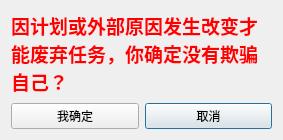
<?xml version="1.0" encoding="UTF-8"?>
<ui version="4.0">
 <class>Dialog</class>
 <widget class="QDialog" name="Dialog">
  <property name="geometry">
   <rect>
    <x>0</x>
    <y>0</y>
    <width>283</width>
    <height>140</height>
   </rect>
  </property>
  <property name="windowTitle">
   <string>敬告</string>
  </property>
  <layout class="QGridLayout" name="gridLayout">
   <item row="2" column="1">
    <widget class="QPushButton" name="pushButton_2">
     <property name="text">
      <string>取消</string>
     </property>
    </widget>
   </item>
   <item row="2" column="0">
    <widget class="QPushButton" name="pushButton">
     <property name="text">
      <string>我确定</string>
     </property>
    </widget>
   </item>
   <item row="0" column="0" colspan="2">
    <widget class="QLabel" name="label">
     <property name="text">
      <string>&lt;html&gt;&lt;head/&gt;&lt;body&gt;&lt;p&gt;&lt;span style=&quot; font-size:14pt; font-weight:600; color:#ff0000;&quot;&gt;因计划或外部原因发生改变才能废弃任务，你确定没有欺骗自己？&lt;/span&gt;&lt;/p&gt;&lt;/body&gt;&lt;/html&gt;</string>
     </property>
     <property name="wordWrap">
      <bool>true</bool>
     </property>
    </widget>
   </item>
  </layout>
 </widget>
 <resources/>
 <connections/>
</ui>
